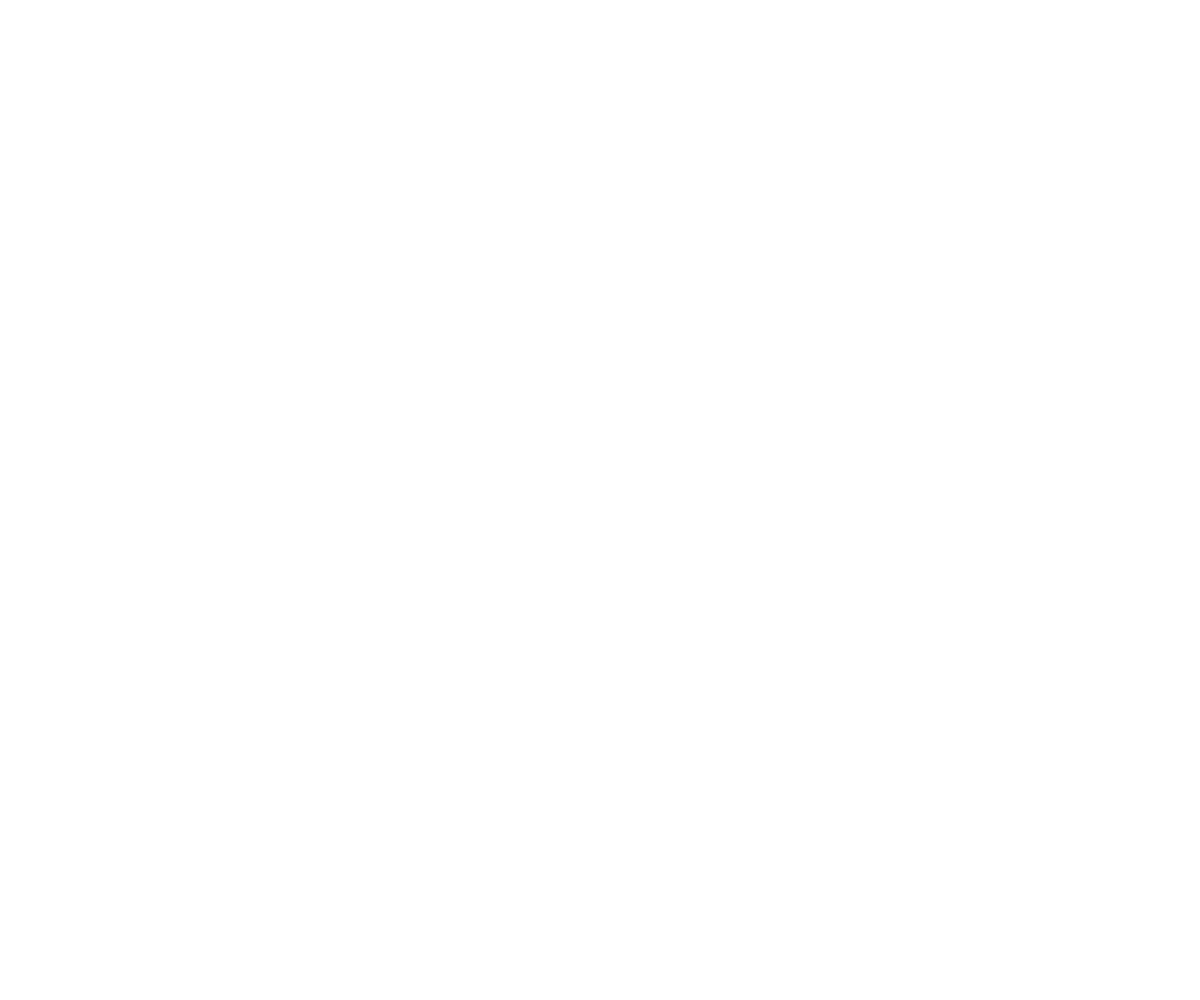
Frame 1 (no input)
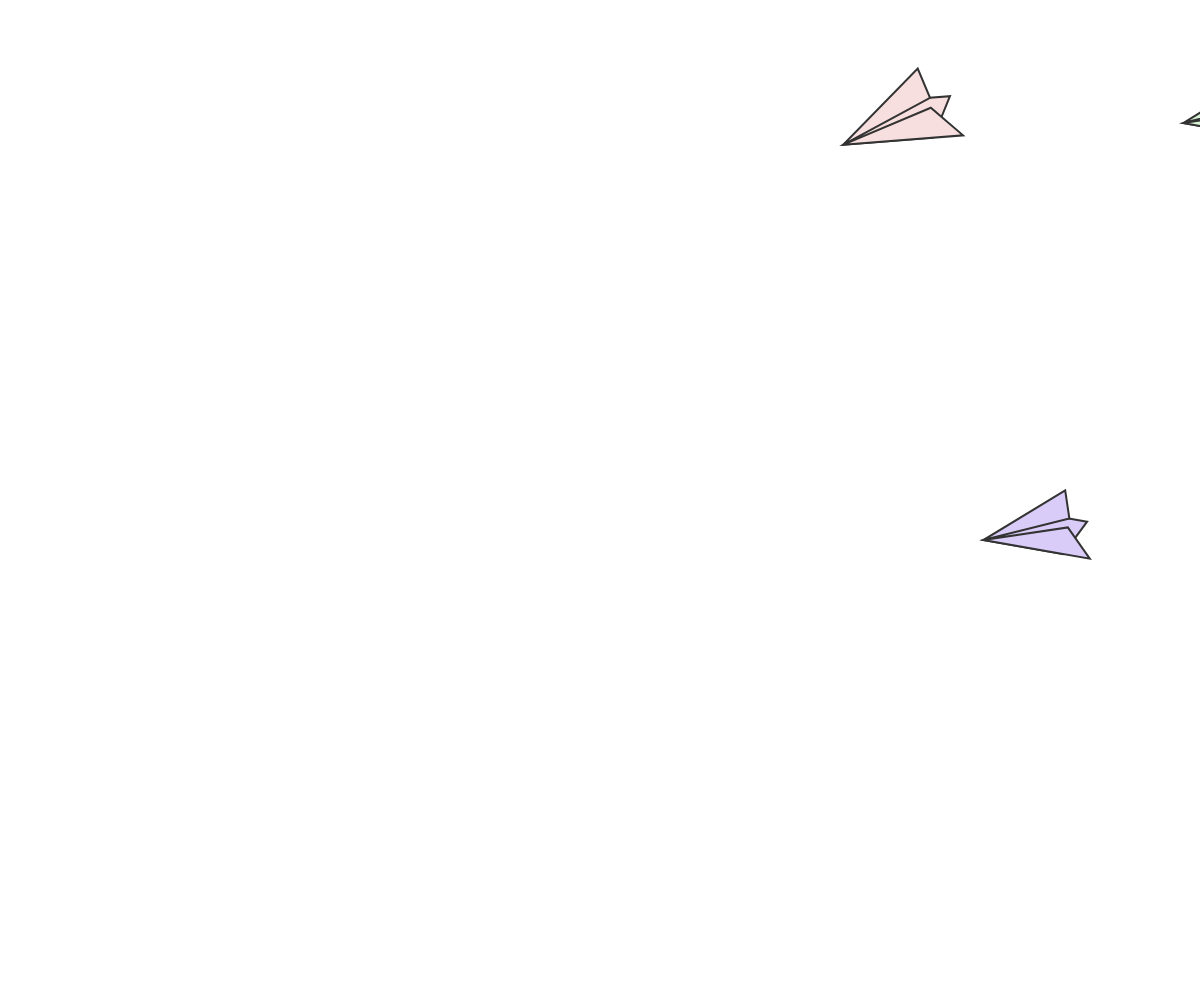
Frame 60 (no input)
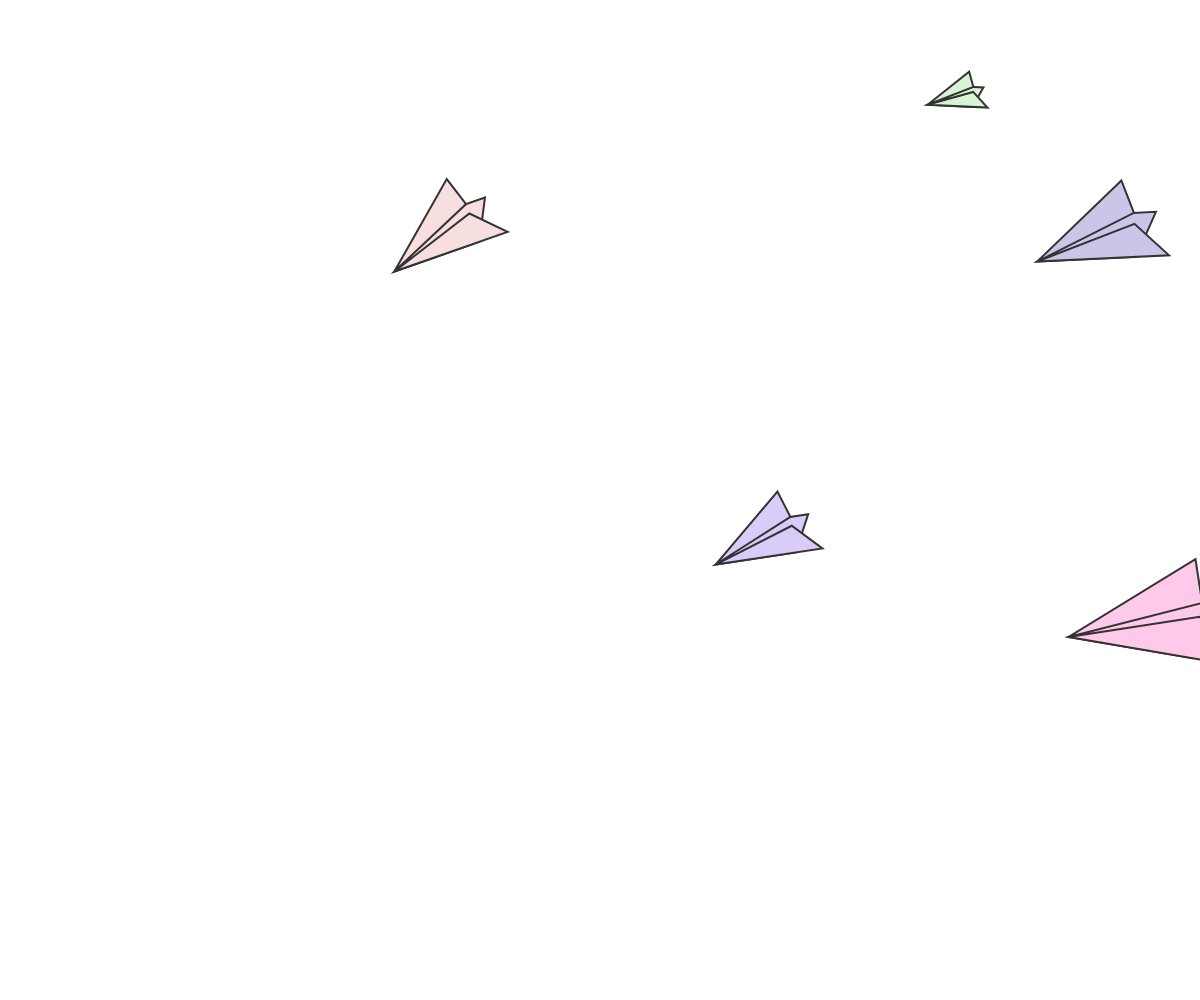
Frame 120 (the mouse pressed at the canvas centre since frame 60)

The p5.js sketch that drew these frames (run headless with seeded random() and noise() and a simulated clock; from frame 60 on, the mouse is pressed at the canvas centre):

// p5.js sketch
// ── sketch.js
var planes = [];

function setup() {
  createCanvas(windowWidth, windowHeight);
  var numPlanes = 10;
  for (var i = 0; i < numPlanes; i++) {
    direction = new PlaneDirection(i*i);
    planes[i] = new PaperPlane(randomPastel(), min(i + 5, 20), direction);
  }
}

function draw() {
  background(255);
  planes.forEach(function(plane) {
    plane.move();
    plane.draw();
  })
}

function randomPastel() {
  function lightGrey() {
    return random(196, 255);
  }
  return color(lightGrey(), lightGrey(), lightGrey());
}

var PaperPlane = function(color, size, direction) {
  this.color = randomPastel();
  this.size = size;
  this.direction = direction;
  this.position = createVector(width + random(width), random(height));
  this.rotation = atan2(this.position.y - mouseY, this.position.x - mouseX);
  this.speed = random() * 5 + 3;
};

PaperPlane.prototype.move = function() {
  var direction = this.direction.move();
  this.rotation = atan2(this.position.y - direction.y, this.position.x - direction.x);
  this.position.sub(p5.Vector.fromAngle(this.rotation).mult(this.speed));
  if (this.position.x < -250) {
    this.color = randomPastel();
    this.position = createVector(width + 200, random(height));
    this.speed = random() * 5 + 3;
  }
};

PaperPlane.prototype.draw = function() {
  strokeWeight(2 / this.size);
  stroke("#333333")
  fill(this.color);
  push();
    translate(this.position.x, this.position.y);
    rotate(this.rotation);
    scale(this.size);
    this.drawShape();
  pop();
};

PaperPlane.prototype.drawShape = function() {
  beginShape();
    vertex(-11, 4);
    vertex(-3, 0);
    vertex(0, 0);
    vertex(-2, 4);
  endShape(CLOSE);
  beginShape();
    vertex(-11, 4);
    vertex(1, 4);
    vertex(-2, 1);
    vertex(-11, 4);
    vertex(-2, 0);
    vertex(-3, -3);
  endShape(CLOSE);
};

var PlaneDirection = function(seed) {
  this.seed = seed;
  this.noiseScale = 0.0;
}

PlaneDirection.prototype.move = function() {
  return createVector(-300, this.vertical());
};

PlaneDirection.prototype.vertical = function() {
  noiseSeed(this.seed);
  this.noiseScale += random() * 0.01;
  return map(noise(this.noiseScale), 0, 1, 0 - height, height * 2);
};
// ── Direction.js
var Direction = function(seed) {
  this.seed = seed;
  this.noiseScale = 0.0;
};

Direction.prototype.move = function() {
  return createVector(-300, this.vertical());
};

Direction.prototype.vertical = function() {
  noiseSeed(this.seed);
  this.noiseScale += random() * 0.01;
  return map(noise(this.noiseScale), 0, 1, 0 - height, height * 2);
};
// ── PaperPlane.js
var PaperPlane = function(options) {
  this.color = options.color;
  this.size = options.size;
  this.direction = options.direction;
  this.position = createVector(width + random(width), random(height));
  this.rotation = atan2(this.position.y - mouseY, this.position.x - mouseX);
  this.speed = random() * 5 + 3;
};

PaperPlane.prototype.move = function() {
  var direction = this.direction.move();
  this.rotation = atan2(this.position.y - direction.y, this.position.x - direction.x);
  this.position.sub(p5.Vector.fromAngle(this.rotation).mult(this.speed));
  if (this.position.x < -250) {
    this.color = randomPastel();
    this.position = createVector(width + 200, random(height));
    this.speed = random() * 5 + 3;
  }
};

PaperPlane.prototype.draw = function() {
  strokeWeight(2 / this.size);
  stroke("#333333")
  fill(this.color);
  push();
    translate(this.position.x, this.position.y);
    rotate(this.rotation);
    scale(this.size);
    this.drawShape({
      front: createVector(-15, 0),
      back: createVector(2, 1),
      bottomWingTip: createVector(3, 5),
      bottomWingFold: createVector(0, 0),
      topWingTip: createVector(2, -6),
      topWingFold: createVector(0, -1)
    });
  pop();
};

PaperPlane.prototype.drawShape = function(corners) {
  this.drawComponent([corners.front, corners.topWingFold, corners.back]);
  this.drawComponent([corners.front, corners.topWingFold, corners.topWingTip]);
  this.drawComponent([corners.front, corners.bottomWingFold, corners.bottomWingTip]);
  this.drawComponent([corners.bottomWingFold, corners.back])
};

PaperPlane.prototype.drawComponent = function(corners) {
  beginShape();
    corners.forEach(function(corner) {
      vertex(corner.x, corner.y)
    });
  endShape(CLOSE);
};
// ── Trail.js
var Trail = function() {
  this.positions = []
};

Trail.prototype.add = function(position, counter) {
  if (counter % 3 === 0) {
    this.positions.unshift(createVector(position.x, position.y));
  }
};

Trail.prototype.draw = function() {
  noStroke();
  this.positions.forEach(function(position, i) {
    fill(128, 255/i);
    ellipse(position.x, position.y, 7, 7);
  })
};

Trail.prototype.clear = function() {
  this.positions = [];
};
